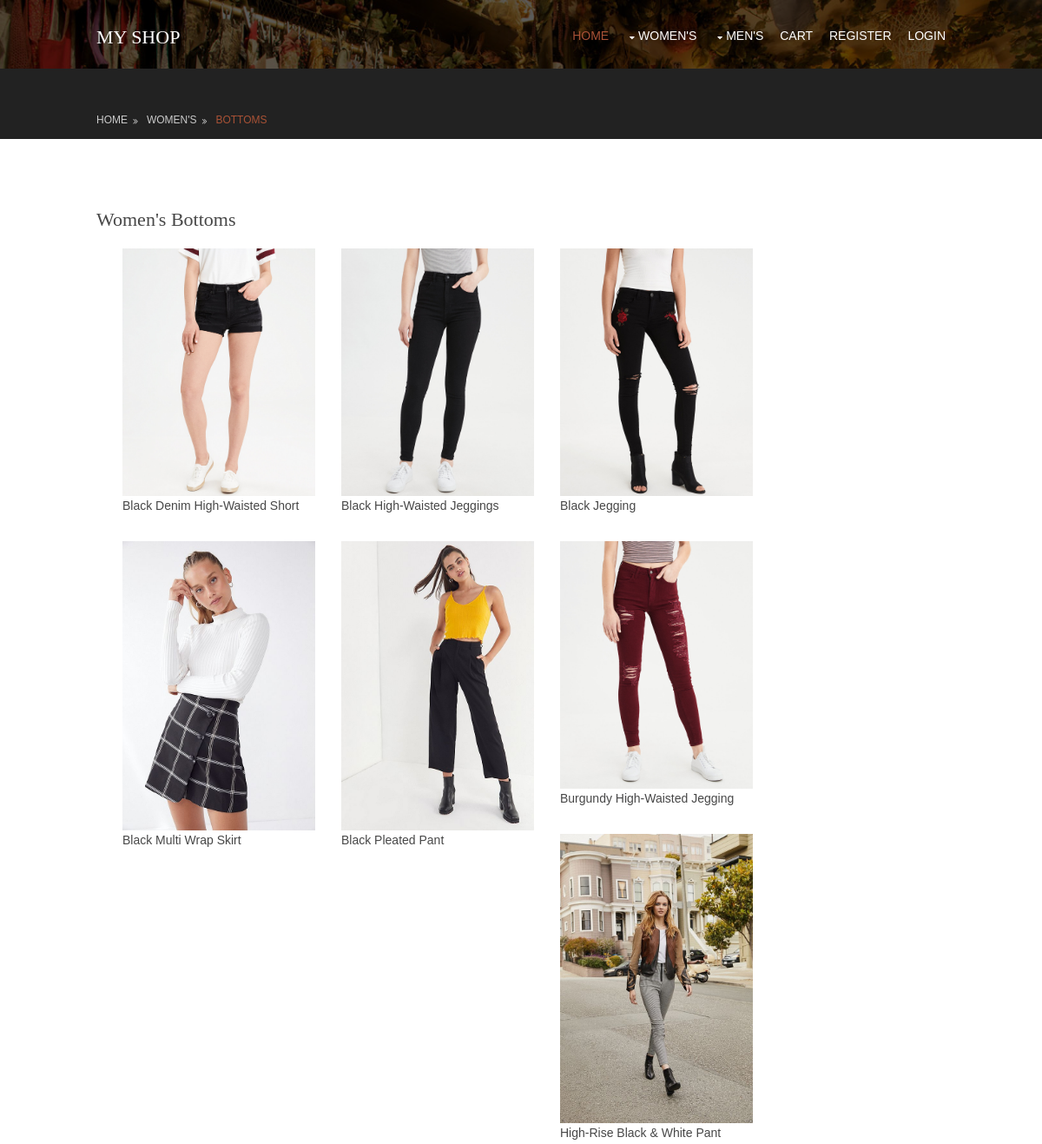
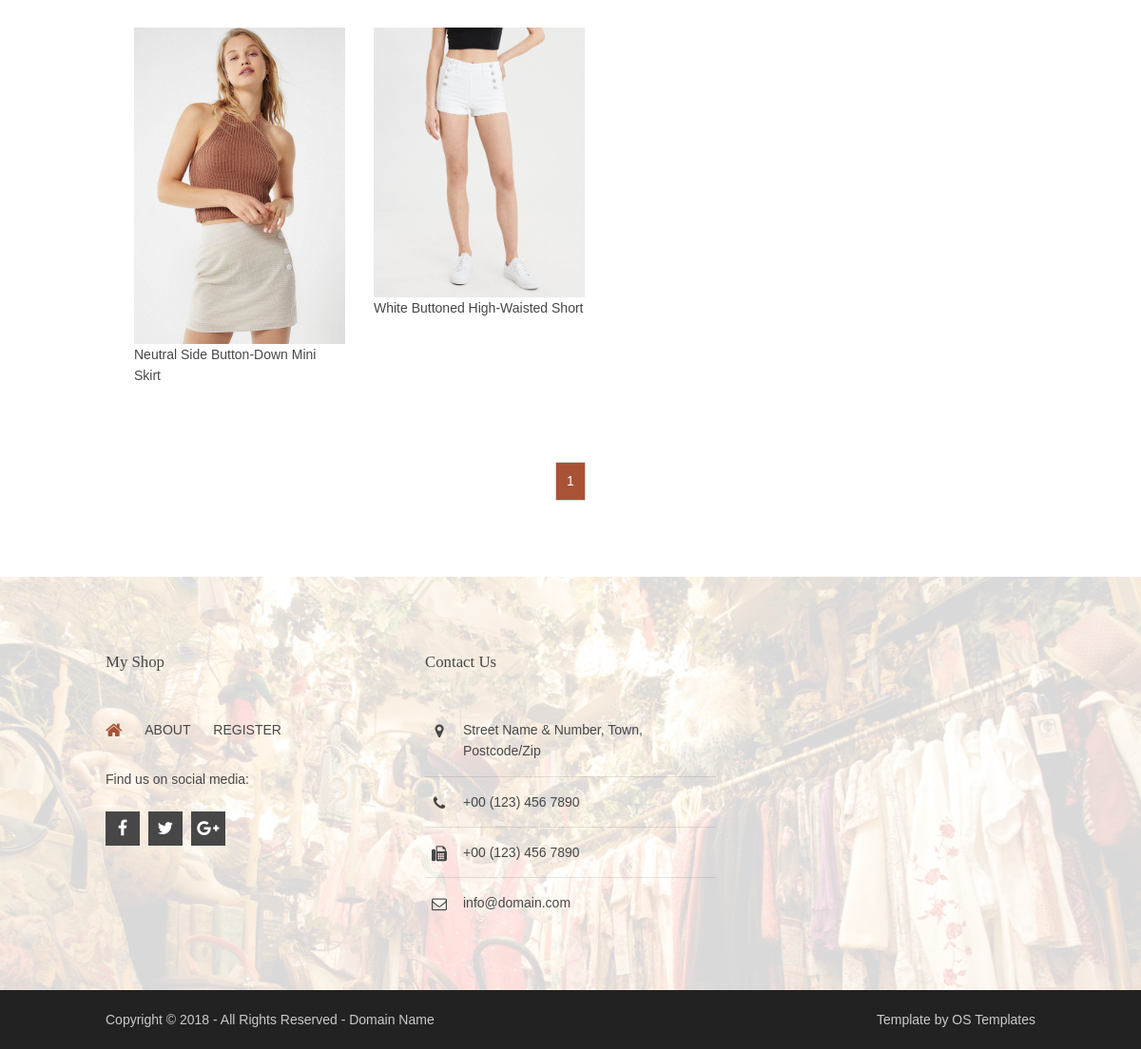
/women_bottoms, run on the app's committed database (2 pictures, top to bottom).
### myshop/models.py (models this page shows, shortened)
class Product(models.Model):
    gender = models.CharField(max_length=10)
    category = models.CharField(max_length=60)
    name = models.CharField(max_length=100)
    price = models.DecimalField(max_digits=5, decimal_places=2)
    sizes = models.CharField(max_length=60, default='S M L')
    photo = models.ImageField(upload_to='products')
    available = models.BooleanField(default=True)

### myshop/views.py (the view)
# urls.py: path('women_bottoms', views.women_bottoms, name='women_bottoms'),
def women_bottoms(request):
    context = {
        "title": "Women's Bottoms",
        "category": "Bottoms",
        "gender": "Women's",
        "products": Product.objects.filter(category="Bottom", gender="Female", available=True)
    }
    return render(request, "myshop/products.html", context)

### myshop/templates/myshop/products.html (shortened to what this page needs)
{% extends "myshop/layout.html" %}
{% block body %}
  <div id="breadcrumb" class="hoc clear">
    <ul>
      <li><a href="#">Home</a></li>
      <li><a href="#">{{ gender }}</a></li>
      <li><a href="#">{{ category }}</a></li>
    </ul>
  </div>
<div class="wrapper row3">
  <main class="hoc container clear">
    <div class="content">
      <div id="gallery">
        <figure>
          <header class="heading">{{ title }}</header>
          <ul class="nospace clear">
              {% for product in products %}
                <li class="one_quarter"><a href="{% url 'product' product.id %}"><img src="{{ product.photo.url }}" alt="{{ product.name}}, ${{ product.price }}"></a>{{ product.name }}</li>
              {% endfor %}
          </ul>
        </figure>
      </div>
      <nav class="pagination">
        <ul>
          <li class="current"><strong>1</strong></li>
        </ul>
      </nav>
    </div>
  </main>
</div>
{% endblock %}

### myshop/static/myshop/layout.css (style rules this page uses)
.container { padding:80px 0; }
*, *::before, *::after { transition:all .3s ease-in-out; }
nav ul, nav ol { margin:0; padding:0; list-style:none; }
#mainav, #breadcrumb, .sidebar nav { line-height:normal; }
#mainav .drop::after, #mainav li li .drop::after, #breadcrumb li a::after, .sidebar nav a::after { position:absolute; font-family:"FontAwesome"; font-size:10px; line-height:10px; }
#breadcrumb { padding:50px 0 15px; }
#breadcrumb ul { margin:0; padding:0; list-style:none; text-transform:uppercase; }
#breadcrumb li { display:inline-block; margin:0 6px 0 0; padding:0; }
#breadcrumb li a { display:block; position:relative; margin:0; padding:0 12px 0 0; font-size:12px; }
#breadcrumb li a::after { top:3px; right:0; content:"\f101"; }
#breadcrumb li:last-child a { margin:0; padding:0; }
#breadcrumb li:last-child a::after { display:none; }
.pagination { display:block; width:100%; text-align:center; clear:both; }
.pagination li { display:inline-block; margin:0 2px 0 0; }
.pagination li:last-child { margin-right:0; }
.pagination a, .pagination strong { display:block; padding:8px 11px; border:1px solid; background-clip:padding-box; font-weight:normal; }
#gallery { display:block; width:100%; margin-bottom:50px; }
#gallery li { margin-bottom:30px; }
body { color:#CBCBCB; background-color:#222222; }
a { color:#A95236; }
.row3 { color:#474747; background-color:#FFFFFF; }
#breadcrumb a { color:inherit; background-color:inherit; }
#breadcrumb li:last-child a { color:#A95236; }
.pagination a, .pagination strong { border-color:#D7D7D7; }
.pagination .current * { color:#FFFFFF; background-color:#A95236; }
@media screen and (min-width:978px) { .hoc { max-width:978px; } }

### myshop/static/myshop/framework.css (style rules this page uses)
html { overflow-y:scroll; overflow-x:hidden; }
html, body { margin:0; padding:0; font-size:14px; line-height:1.6em; }
*, *::before, *::after { box-sizing:border-box; }
.nospace { margin:0; padding:0; list-style:none; }
.clear, .group { display:block; }
.clear::before, .clear::after, .group::before, .group::after { display:table; content:""; }
.clear, .clear::after, .group, .group::after { clear:both; }
a { outline:none; text-decoration:none; }
img { width:auto; max-width:100%; height:auto; margin:0; padding:0; border:none; line-height:normal; vertical-align:middle; }
body, input, textarea, select { font-family:Verdana, Geneva, sans-serif; }
h1, h2, h3, h4, h5, h6, .heading { font-family:Georgia, "Times New Roman", Times, serif; }
h1, h2, h3, h4, h5, h6, .heading { margin:0 0 20px 0; font-size:22px; line-height:normal; font-weight:normal; text-transform:capitalize; }
.wrapper { display:block; position:relative; width:100%; margin:0; padding:0; text-align:left; word-wrap:break-word; }
.hoc { display:block; margin:0 auto; }
address, article, aside, figcaption, figure, footer, header, main, nav, section { display:block; margin:0; padding:0; }
.one_half, .one_third, .two_third, .one_quarter, .two_quarter, .three_quarter { display:inline-block; float:left; margin:0 0 0 3.06748466257669%; list-style:none; }
.one_quarter { width:22.69938650306748%; }

### data on the page
Product: photo (picture), name "Black Denim High-Waisted Short"
Product: photo (picture), name "Black High-Waisted Jeggings"
Product: photo (picture), name "Black Jegging"
Product: photo (picture), name "Black Multi Wrap Skirt"
Product: photo (picture), name "Black Pleated Pant"
Product: photo (picture), name "Burgundy High-Waisted Jegging"
Product: photo (picture), name "High-Rise Black & White Pant"
Product: photo (picture), name "Neutral Side Button-Down Mini Skirt"
Product: photo (picture), name "White Buttoned High-Waisted Short"

### other printed values
{{ gender }} "WOMEN'S"
{{ category }} "BOTTOMS"
{{ title }} "Women's Bottoms"
